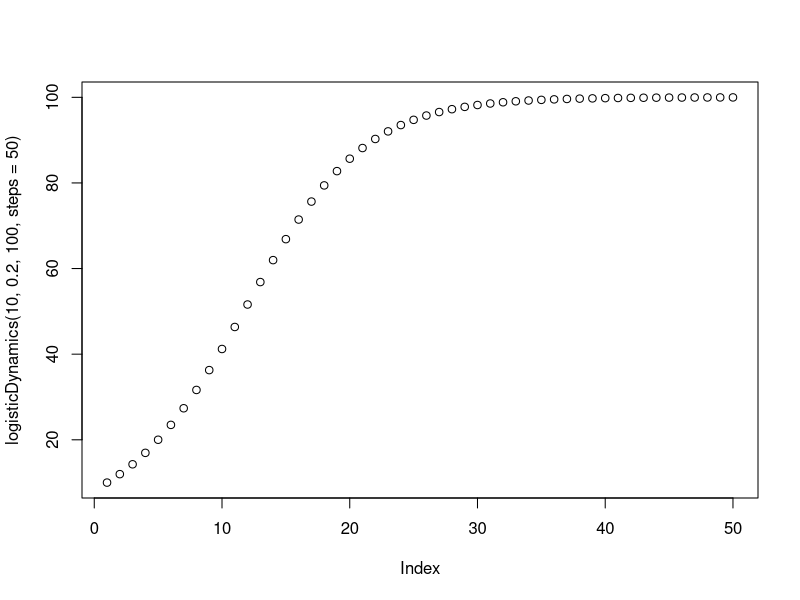

Source code (R): (Note: this script raises an error after producing the figure.)
#probalistic processes
#2022-04-12



logisticGrowth <- function(n, r, k){
  n*exp(r*(1-(n / k)))
}


logisticDynamics <- function(n,r,k, steps=100){
  ret <- c()
  ret[1] <- n
  if(length(r) == 1){
    r <- rep(r, steps)
  }
  for(i in 1:(steps-1)){
    ret[i+1] <- logisticGrowth(ret[i], r[i], k)
  }
  return(ret)
}

plot(logisticDynamics(10, 0.2, 100, steps=50))

#demographic stochasticity 
# deterministically vs probablitisticyly 

logisticP1 <- function(Nt, b=0.1, d=0.1) {
  births <- sum(rbinom(Nt,1,b))
  deaths <- 0
  pop <- (Nt + births - deaths) 
  return(pop)
}

logisticP2 <- function(Nt, b=0.1, d=0.1) {
  births <- sum(rbinom(Nt, 1, b))
  deaths <- sum(rbinom(Nt, 1, d))
  pop <- (Nt + births - deaths) 
  return(pop)
}

#Probability
#####

library(MASS)
fitdistr()
#use this to 
fitdistr(rpois(10,2), densfun = 'Poisson')
pnorm(-1, mean=0, sd=1)
